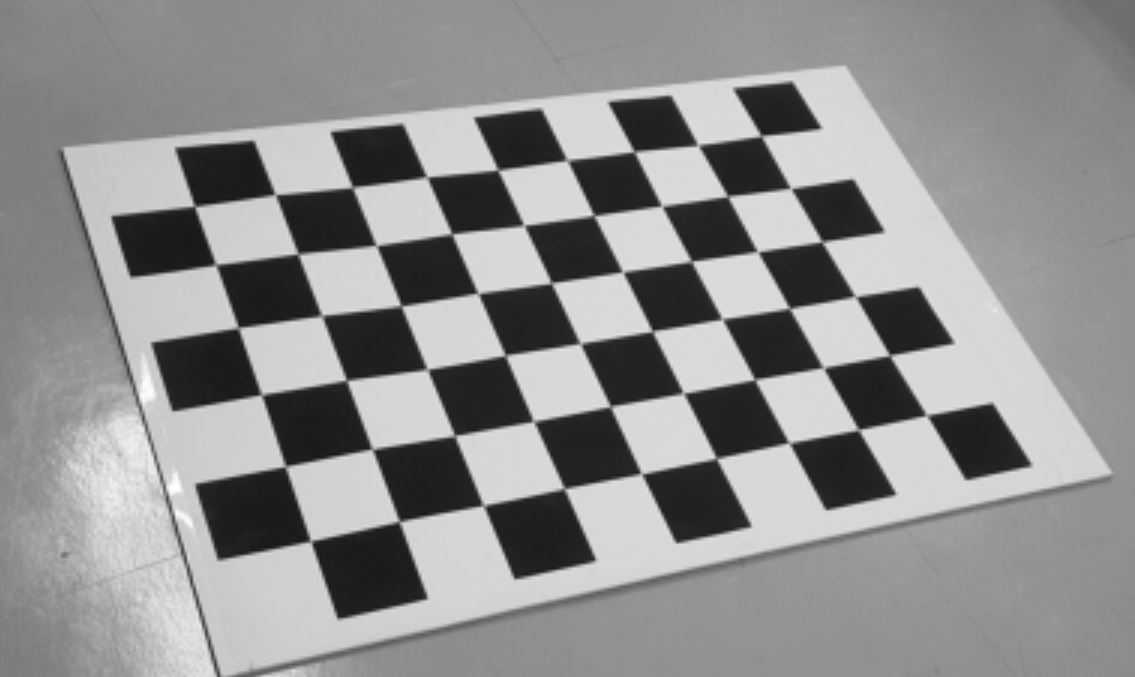
#> input picture original.png, 1135 x 677 px
$ jupyter execute 112101014_Lab6_InClass.ipynb
#> lines starting #> are read from the running program, lines starting #| are printed output that depends on the picture; after the words box and inside, x2 and y2 are one past the last pixel; in counts of white or black regions, pixels touching at a corner belong together
[cell 1]
import numpy as np
import cv2
import matplotlib.pyplot as plt

# Step 1: Load a grayscale image and normalize
# ➤ Slide 5: Understanding image representation
image = cv2.imread('original.png', cv2.IMREAD_GRAYSCALE)
#> image is the input picture: shape (677, 1135); min 18, max 255, mean 142.8
image = image.astype(np.float32) / 255.0  # Normalize to range [0, 1]

# Step 2: General Convolution Function
# ➤ Slide 8: C(j, k) = sum_l sum_m I(j + l, k + m) * K(l, m)
def convolve2d(image, kernel, padding=0, stride=1):
    # TODO 1: Flip kernel for convolution
#> called with kernel = array of shape (3, 3), padding = 1, stride = 1
    kernel = np.flipud(np.fliplr(kernel))  # Flip kernel horizontally and vertically

    # Get image and kernel dimensions
    h_img, w_img = image.shape
#> h_img = 677; w_img = 1135
    h_kernel, w_kernel = kernel.shape

    # TODO 2: Apply zero-padding if padding > 0
    if padding > 0:
        padded_img = np.zeros((h_img + 2 * padding, w_img + 2 * padding))
        padded_img[padding:padding + h_img, padding:padding + w_img] = image
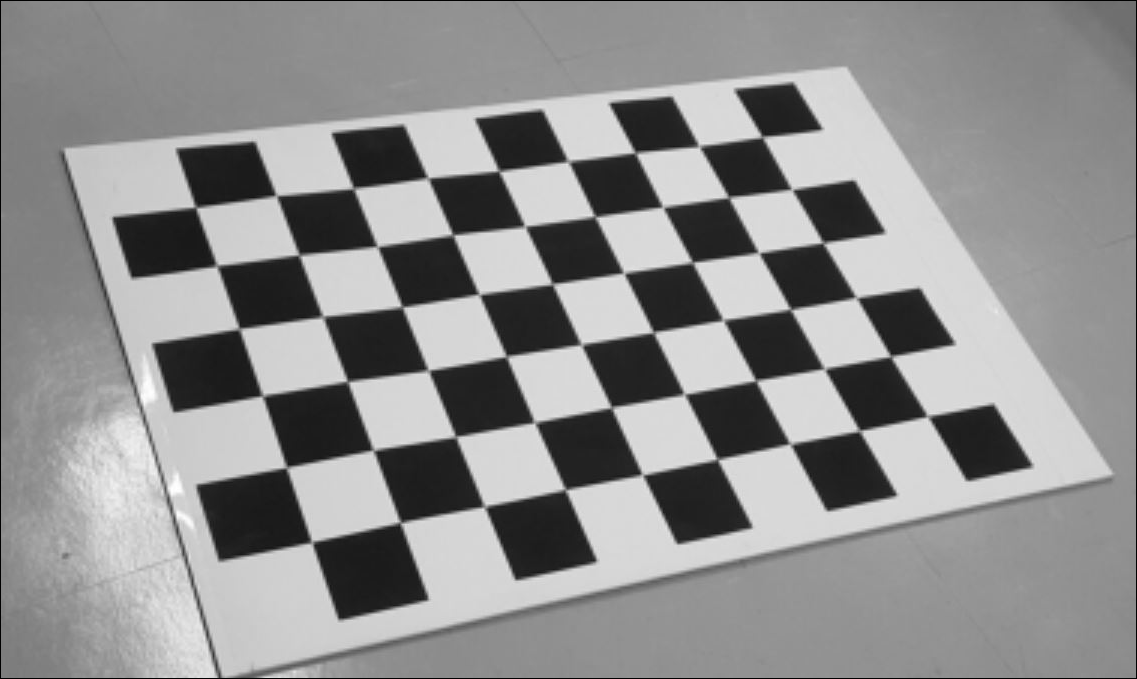
#> padded_img: shape (679, 1137) float64; min 0, max 1, mean 0.557
    else:
        padded_img = image.copy()

    # TODO 3: Calculate output height and width
    h_padded, w_padded = padded_img.shape
#> h_padded = 679; w_padded = 1137
    h_out = int((h_padded - h_kernel) / stride + 1)
#> h_out = 677
    w_out = int((w_padded - w_kernel) / stride + 1)
#> w_out = 1135

    # Initialize output
    output = np.zeros((h_out, w_out))

    # TODO 4: Slide the kernel across the image with stride
    # TODO 5: At each position, compute the sum of element-wise multiplication
    for i in range(0, h_out):
        for j in range(0, w_out):
            # Extract the current region of interest
            i_start = i * stride
            j_start = j * stride
            roi = padded_img[i_start:i_start + h_kernel, j_start:j_start + w_kernel]

            # Compute convolution (sum of element-wise product)
            output[i, j] = np.sum(roi * kernel)
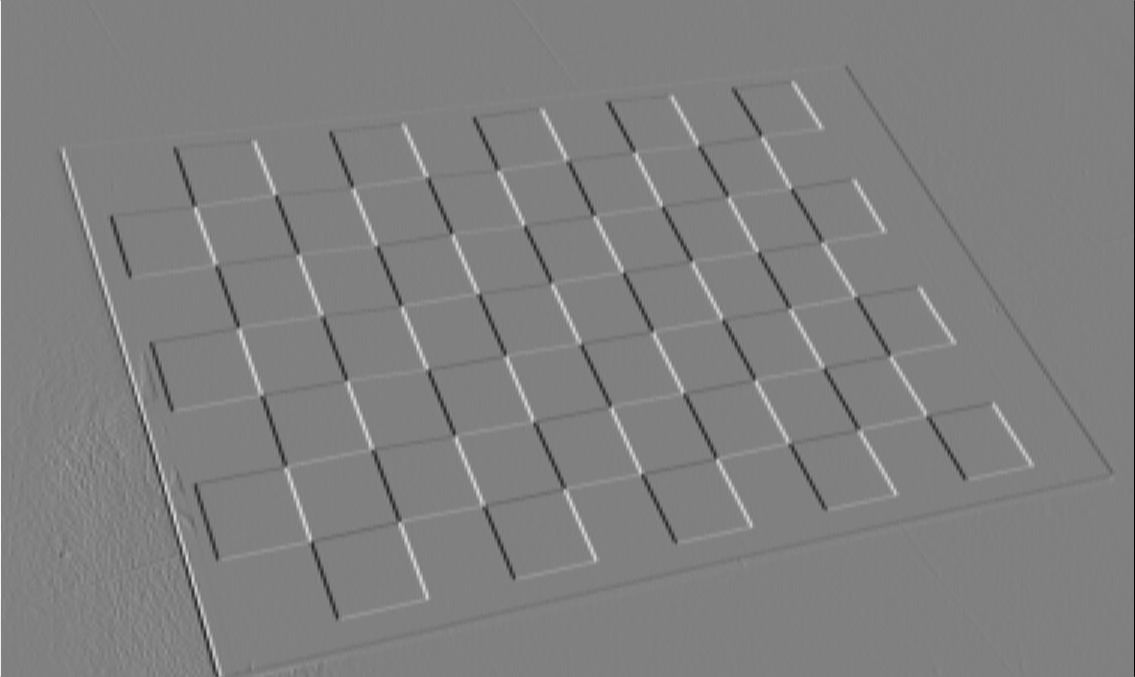
#> output: shape (677, 1135) float64; min -1.73, max 1.71, mean 8.3e-05; drawn with min black and max white

    return output

# Step 3: Define edge detection filters
# ➤ Slide 6: Vertical & Horizontal edge filters
vertical_filter = np.array([
    [1, 0, -1],
    [1, 0, -1],
    [1, 0, -1]
], dtype=np.float32)

horizontal_filter = np.array([
    [1, 1, 1],
    [0, 0, 0],
    [-1, -1, -1]
], dtype=np.float32)

# Step 4: Convolve image with filters (padding=1, stride=1)
# ➤ Slide 7: Padding helps preserve image size
vertical_edges = convolve2d(image, vertical_filter, padding=1)
horizontal_edges = convolve2d(image, horizontal_filter, padding=1)
#> call 2 of convolve2d, with kernel = array of shape (3, 3), padding = 1, stride = 1
#> after the loop in convolve2d (call 2), `for i in range(0, h_out):`:
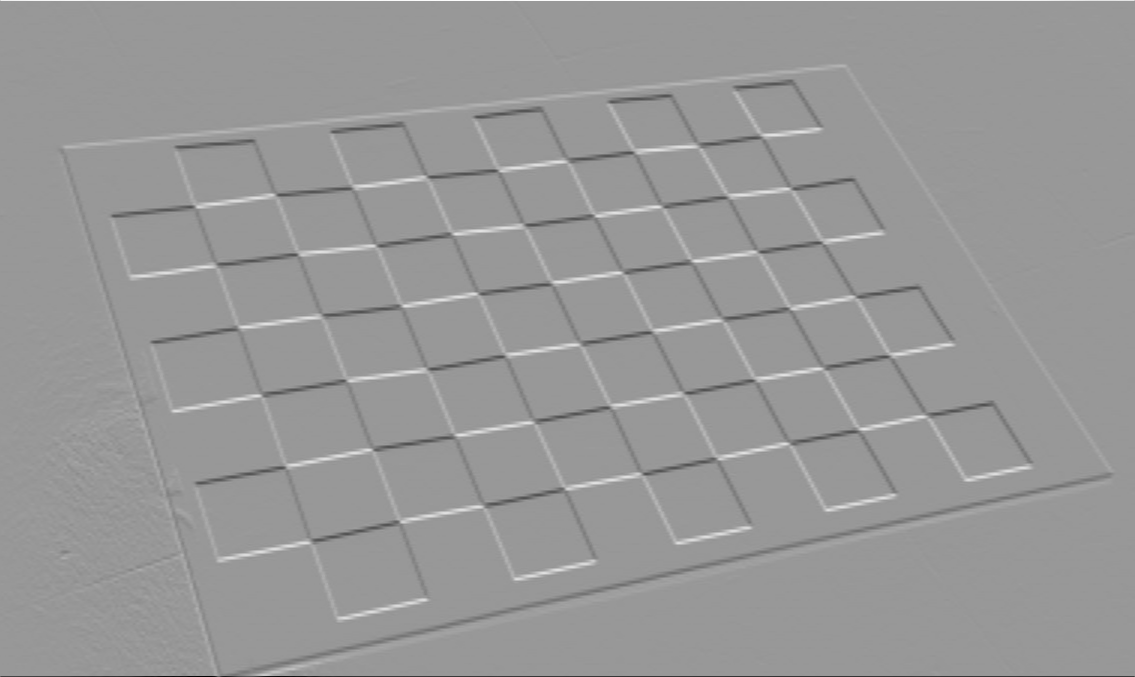
#> output: shape (677, 1135) float64; min -2.61, max 1.76, mean 0.000177; drawn with min black and max white

# Try strided convolutions (padding=1, stride=2)
# ➤ Slide 8: Stride reduces spatial resolution
vertical_stride = convolve2d(image, vertical_filter, padding=1, stride=2)
horizontal_stride = convolve2d(image, horizontal_filter, padding=1, stride=2)

# Step 5: Visualization and Binarization function for black-and-white display
def binarize(img, threshold=0.5):
#> called with threshold = 0.5
    img = img - np.min(img)
    if np.max(img) != 0:
        img = img / np.max(img)
    return (img > threshold).astype(np.float32)
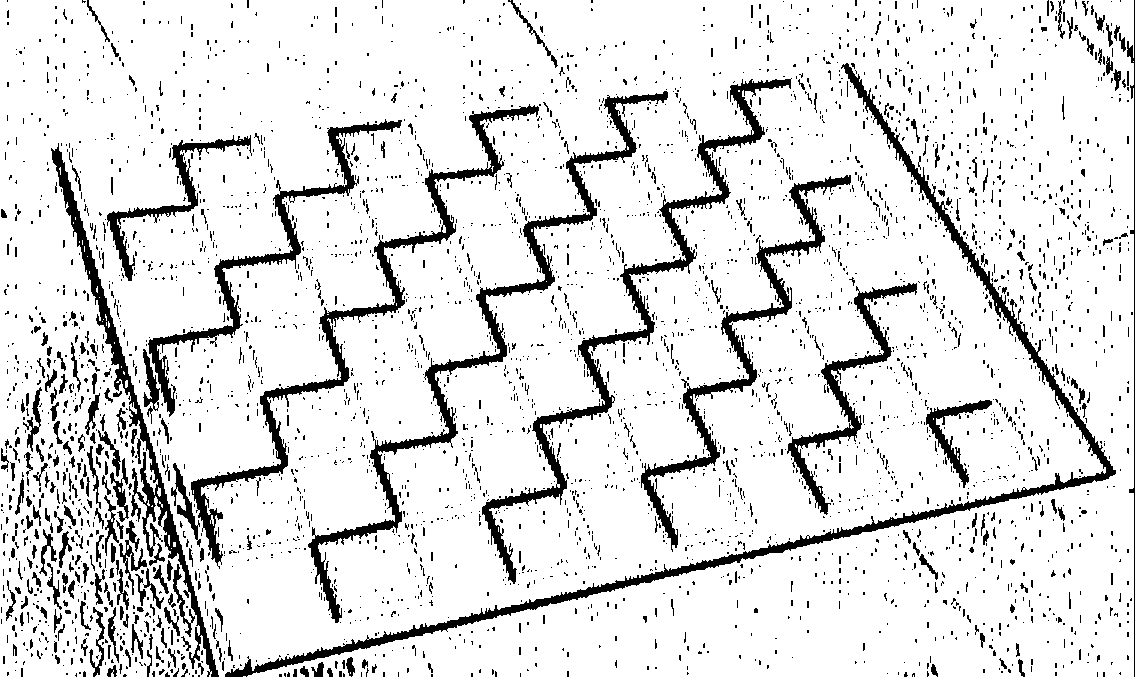
#> returned value: shape (677, 1135) float32; values 0 (black) and 1 (white), 87.7% white; 3676 black regions (3336 under 20 px), largest, box (x1, y1, x2, y2) and area: (225, 63, 1116, 677) 10911, (308, 91, 668, 623) 7987, (482, 78, 792, 584) 7715

# Visualization
plt.figure(figsize=(15, 10))

plt.subplot(2, 3, 1)
plt.title('Original Image')
plt.imshow(image, cmap='gray')
plt.axis('off')

plt.subplot(2, 3, 2)
binary_vertical = binarize(vertical_edges)
plt.title('Vertical Edges (pad=1)')
plt.imshow(binary_vertical, cmap='gray')
plt.axis('off')

plt.subplot(2, 3, 3)
binary_horizontal = binarize(horizontal_edges)
#> call 2 of binarize, with threshold = 0.5
#> in binarize (call 2), `return (img > threshold).astype(np.float32)`:
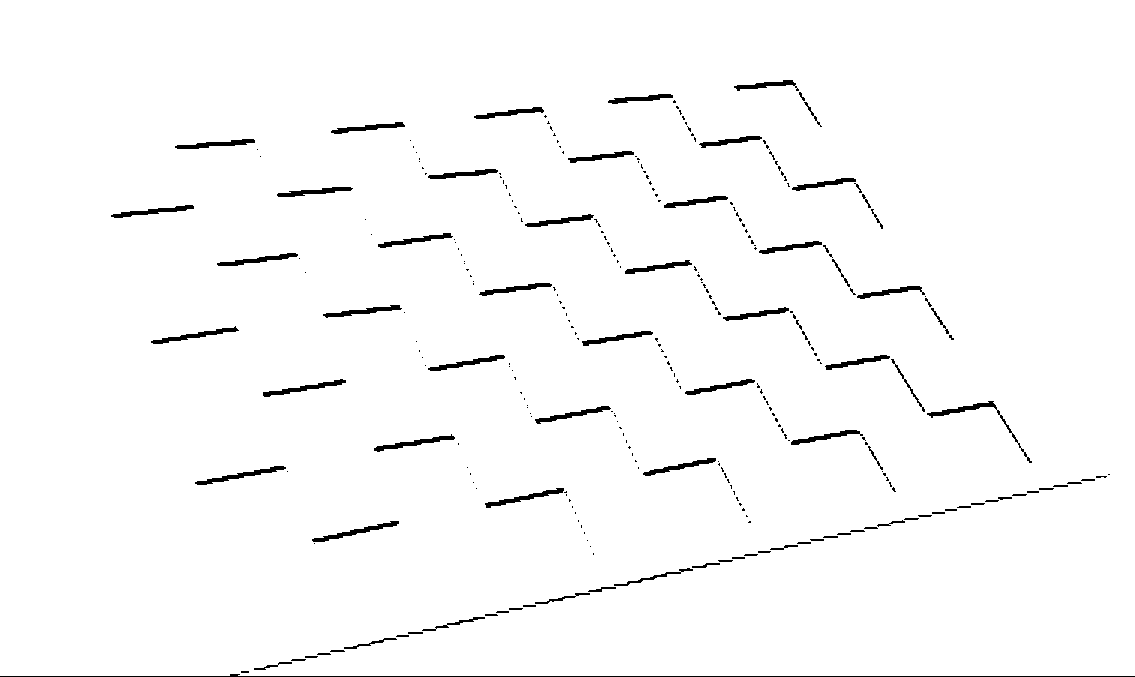
#> returned value: shape (677, 1135) float32; values 0 (black) and 1 (white), 97.9% white; 295 black regions (203 under 20 px), largest, box (x1, y1, x2, y2) and area: (0, 674, 1135, 677) 1153, (927, 401, 1032, 463) 451, (195, 466, 286, 485) 401
plt.title('Horizontal Edges (pad=1)')
plt.imshow(binary_horizontal, cmap='gray')
plt.axis('off')

plt.subplot(2, 3, 4)
binary_vertical_stride = binarize(vertical_stride)
#> call 3 of binarize, with threshold = 0.5
#> in binarize (call 3), `return (img > threshold).astype(np.float32)`:
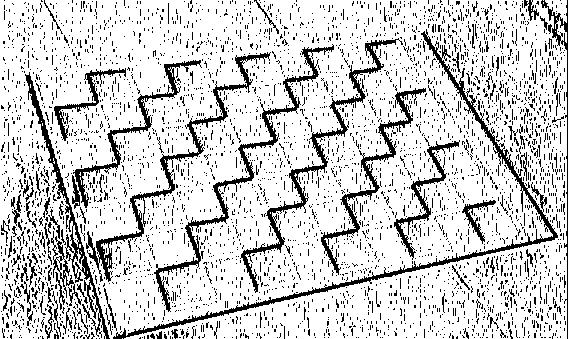
#> returned value: shape (339, 568) float32; values 0 (black) and 1 (white), 81.5% white; black in thin lines or dots
plt.title('Vertical Edges (stride=2)')
plt.imshow(binary_vertical_stride, cmap='gray')
plt.axis('off')

plt.subplot(2, 3, 5)
binary_horizontal_stride = binarize(horizontal_stride)
#> call 4 of binarize, with threshold = 0.5
#> in binarize (call 4), `return (img > threshold).astype(np.float32)`:
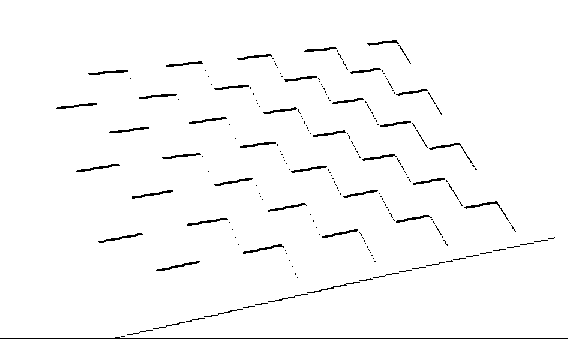
#> returned value: shape (339, 568) float32; values 0 (black) and 1 (white), 97.7% white; black in thin lines or dots, all inside (x1, y1, x2, y2) = (0, 40, 568, 339)
plt.title('Horizontal Edges (stride=2)')
plt.imshow(binary_horizontal_stride, cmap='gray')
plt.axis('off')

plt.tight_layout()
plt.show()
